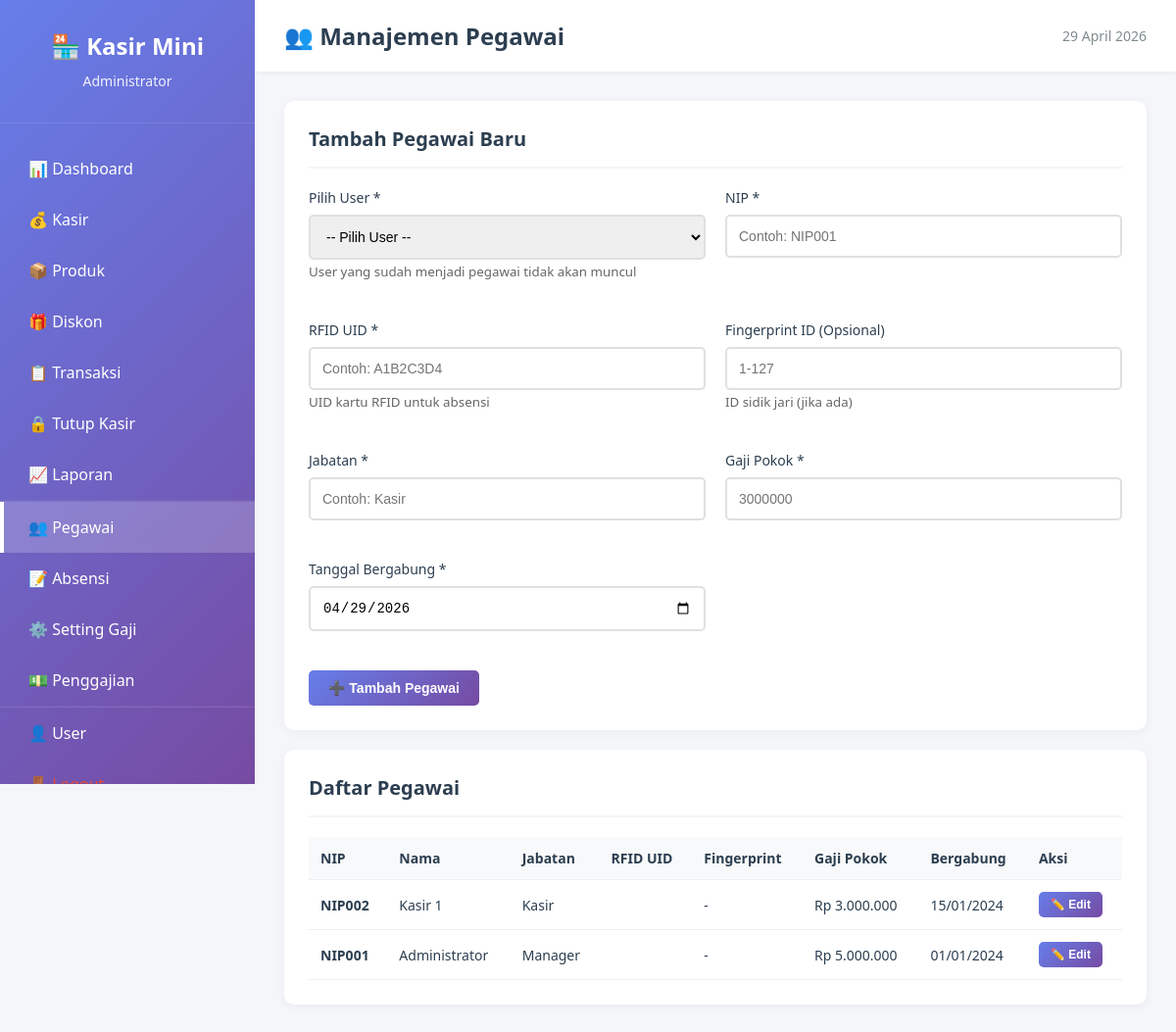
Screenshot of /pegawai.php (signed in) with the database file from the repository.
### tables this page shows
CREATE TABLE pegawai (
    id INT PRIMARY KEY AUTO_INCREMENT,
    user_id INT NOT NULL,
    nip VARCHAR(50) UNIQUE,
    rfid_uid VARCHAR(50) UNIQUE,
    fingerprint_id INT UNIQUE,
    jabatan VARCHAR(100),
    gaji_pokok DECIMAL(12,2) DEFAULT 0,
    tanggal_bergabung DATE,
    status_kerja ENUM('aktif', 'nonaktif', 'resign') DEFAULT 'aktif',
    foto_profile VARCHAR(255),
    created_at TIMESTAMP DEFAULT CURRENT_TIMESTAMP,
    FOREIGN KEY (user_id) REFERENCES users(id) ON DELETE CASCADE
);

CREATE TABLE users (
    id INT PRIMARY KEY AUTO_INCREMENT,
    username VARCHAR(50) UNIQUE NOT NULL,
    password VARCHAR(255) NOT NULL,
    nama_lengkap VARCHAR(100) NOT NULL,
    role ENUM('admin', 'kasir') DEFAULT 'kasir',
    status ENUM('aktif', 'nonaktif') DEFAULT 'aktif',
    created_at TIMESTAMP DEFAULT CURRENT_TIMESTAMP
);

### config.php (called while the page is built, shortened)
<?php
function rupiah($angka) {
    return "Rp " . number_format($angka, 0, ',', '.');
}
function tanggal_indonesia($tanggal) {
    $bulan = array(
        1 => 'Januari', 'Februari', 'Maret', 'April', 'Mei', 'Juni',
        'Juli', 'Agustus', 'September', 'Oktober', 'November', 'Desember'
    );
    $pecah = explode('-', date('Y-m-d', strtotime($tanggal)));
    return $pecah[2] . ' ' . $bulan[(int)$pecah[1]] . ' ' . $pecah[0];
}
?>

### pegawai.php (the view, shortened to what this page needs)
<?php
require_once 'config.php';
$query = "SELECT p.*, u.username, u.nama_lengkap, u.role, u.status as user_status
          FROM pegawai p
          JOIN users u ON p.user_id = u.id
          WHERE p.status_kerja = 'aktif'
          ORDER BY p.id DESC";
$result = mysqli_query($conn, $query);
?>
<!DOCTYPE html>
<html lang="id">
<head>
    <link rel="stylesheet" href="assets/css/style.css">
</head>
<body>
    <div class="sidebar">
        <div class="sidebar-header">
            <h2>🏪 Kasir Mini</h2>
            <p><?php echo $_SESSION['nama_lengkap']; ?></p>
        </div>
        <nav class="sidebar-menu">
            <a href="index.php">📊 Dashboard</a>
            <a href="kasir.php">💰 Kasir</a>
            <a href="produk.php">📦 Produk</a>
            <a href="diskon.php">🎁 Diskon</a>
            <a href="transaksi.php">📋 Transaksi</a>
            <a href="tutup_kasir.php">🔒 Tutup Kasir</a>
            <a href="laporan.php">📈 Laporan</a>
            <hr style="border-color: rgba(255,255,255,0.1);">
            <a href="pegawai.php" class="active">👥 Pegawai</a>
            <a href="absensi.php">📝 Absensi</a>
            <a href="setting_gaji.php">⚙️ Setting Gaji</a>
            <a href="penggajian.php">💵 Penggajian</a>
            <hr style="border-color: rgba(255,255,255,0.1);">
            <a href="user.php">👤 User</a>
            <a href="logout.php" style="color: #e74c3c;">🚪 Logout</a>
        </nav>
    </div>
    <div class="main-content">
        <div class="top-bar">
            <h1>👥 Manajemen Pegawai</h1>
            <div class="top-bar-right">
                <span><?php echo tanggal_indonesia(date('Y-m-d')); ?></span>
            </div>
        </div>
        <div class="content">
            <div class="card">
                <div class="card-header">
                    <h3>Tambah Pegawai Baru</h3>
                </div>
                <form method="POST">
                    <div class="form-grid">
                        <div class="form-group">
                            <label>Pilih User *</label>
                            <select name="user_id" class="form-control" required>
                                <option value="">-- Pilih User --</option>
                            </select>
                            <small style="color: #666;">User yang sudah menjadi pegawai tidak akan muncul</small>
                        </div>
                        <div class="form-group">
                            <label>NIP *</label>
                            <input type="text" name="nip" class="form-control" required placeholder="Contoh: NIP001">
                        </div>
                        <div class="form-group">
                            <label>RFID UID *</label>
                            <input type="text" name="rfid_uid" class="form-control" required placeholder="Contoh: A1B2C3D4">
                            <small style="color: #666;">UID kartu RFID untuk absensi</small>
                        </div>
                        <div class="form-group">
                            <label>Fingerprint ID (Opsional)</label>
                            <input type="number" name="fingerprint_id" class="form-control" placeholder="1-127">
                            <small style="color: #666;">ID sidik jari (jika ada)</small>
                        </div>
                        <div class="form-group">
                            <label>Jabatan *</label>
                            <input type="text" name="jabatan" class="form-control" required placeholder="Contoh: Kasir">
                        </div>
                        <div class="form-group">
                            <label>Gaji Pokok *</label>
                            <input type="number" name="gaji_pokok" class="form-control" step="1000" required placeholder="3000000">
                        </div>
                        <div class="form-group">
                            <label>Tanggal Bergabung *</label>
                            <input type="date" name="tanggal_bergabung" class="form-control" required value="<?php echo date('Y-m-d'); ?>">
                        </div>
                    </div>
                    <button type="submit" name="tambah" class="btn btn-primary">➕ Tambah Pegawai</button>
                </form>
            </div>
            <div class="card">
                <div class="card-header">
                    <h3>Daftar Pegawai</h3>
                </div>
                <div class="table-responsive">
                    <table class="data-table">
                        <thead>
                            <tr>
                                <th>NIP</th>
                                <th>Nama</th>
                                <th>Jabatan</th>
                                <th>RFID UID</th>
                                <th>Fingerprint</th>
                                <th>Gaji Pokok</th>
                                <th>Bergabung</th>
                                <th>Aksi</th>
                            </tr>
                        </thead>
                        <tbody>
                            <?php
                            mysqli_data_seek($result, 0);
                            while ($row = mysqli_fetch_assoc($result)):
                            ?>
                            <tr>
                                <td><strong><?php echo $row['nip']; ?></strong></td>
                                <td><?php echo $row['nama_lengkap']; ?></td>
                                <td><?php echo $row['jabatan']; ?></td>
                                <td><code><?php echo $row['rfid_uid']; ?></code></td>
                                <td><?php echo $row['fingerprint_id'] ? '#' . $row['fingerprint_id'] : '-'; ?></td>
                                <td><?php echo rupiah($row['gaji_pokok']); ?></td>
                                <td><?php echo date('d/m/Y', strtotime($row['tanggal_bergabung'])); ?></td>
                                <td>
                                    <button onclick="editPegawai(<?php echo htmlspecialchars(json_encode($row)); ?>)" class="btn btn-primary btn-sm">✏️ Edit</button>
                                </td>
                            </tr>
                            <?php endwhile; ?>
                        </tbody>
                    </table>
                </div>
            </div>
        </div>
    </div>
</body>
</html>

### assets/css/style.css (style rules this page uses)
* { margin: 0; padding: 0; box-sizing: border-box; }
body { font-family: 'Segoe UI', Tahoma, Geneva, Verdana, sans-serif; background: #f5f6fa; color: #2c3e50; display: flex; }
.sidebar { width: 260px; background: linear-gradient(135deg, #667eea 0%, #764ba2 100%); color: white; height: 100vh; position: fixed; left: 0; top: 0; overflow-y: auto; }
.sidebar-header { padding: 30px 20px; border-bottom: 1px solid rgba(255,255,255,0.1); text-align: center; }
.sidebar-header h2 { font-size: 24px; margin-bottom: 10px; }
.sidebar-header p { font-size: 14px; opacity: 0.9; margin-bottom: 3px; }
.sidebar-menu { padding: 20px 0; }
.sidebar-menu a { display: block; padding: 15px 25px; color: white; text-decoration: none; transition: all 0.3s; border-left: 4px solid transparent; }
.sidebar-menu a.active { background: rgba(255,255,255,0.2); border-left-color: white; }
.main-content { margin-left: 260px; width: calc(100% - 260px); min-height: 100vh; }
.top-bar { background: white; padding: 20px 30px; box-shadow: 0 2px 5px rgba(0,0,0,0.05); display: flex; justify-content: space-between; align-items: center; }
.top-bar h1 { font-size: 24px; color: #2c3e50; }
.top-bar-right { display: flex; gap: 20px; align-items: center; font-size: 14px; color: #7f8c8d; }
.content { padding: 30px; }
.table-responsive { overflow-x: auto; }
.data-table { width: 100%; border-collapse: collapse; }
.data-table th, .data-table td { padding: 12px; text-align: left; border-bottom: 1px solid #ecf0f1; }
.data-table th { background: #f8f9fa; color: #2c3e50; font-weight: 600; font-size: 14px; }
.data-table td { font-size: 14px; }
.btn { padding: 10px 20px; border: none; border-radius: 5px; cursor: pointer; font-size: 14px; font-weight: 600; transition: all 0.3s; text-decoration: none; display: inline-block; }
.btn-primary { background: linear-gradient(135deg, #667eea 0%, #764ba2 100%); color: white; }
.btn-sm { padding: 6px 12px; font-size: 12px; }
.form-grid { display: grid; grid-template-columns: repeat(auto-fit, minmax(300px, 1fr)); gap: 20px; margin-bottom: 20px; }
.form-group { margin-bottom: 20px; }
.form-group label { display: block; margin-bottom: 8px; color: #2c3e50; font-weight: 500; font-size: 14px; }
.form-control { width: 100%; padding: 12px; border: 2px solid #e0e0e0; border-radius: 5px; font-size: 14px; transition: border-color 0.3s; }
select.form-control { cursor: pointer; }
.card { background: white; border-radius: 10px; box-shadow: 0 2px 10px rgba(0,0,0,0.05); padding: 25px; margin-bottom: 20px; }
.card-header { border-bottom: 2px solid #f5f6fa; padding-bottom: 15px; margin-bottom: 20px; }
.card-header h3 { color: #2c3e50; font-size: 20px; }

### rows the page displays
pegawai: nip "NIP002", user.nama_lengkap "Kasir 1", jabatan "Kasir", gaji_pokok "Rp 3.000.000", tanggal_bergabung "15/01/2024"
pegawai: nip "NIP001", user.nama_lengkap "Administrator", jabatan "Manager", gaji_pokok "Rp 5.000.000", tanggal_bergabung "01/01/2024"

### other values shown
$_SESSION['nama_lengkap'] "Administrator"
